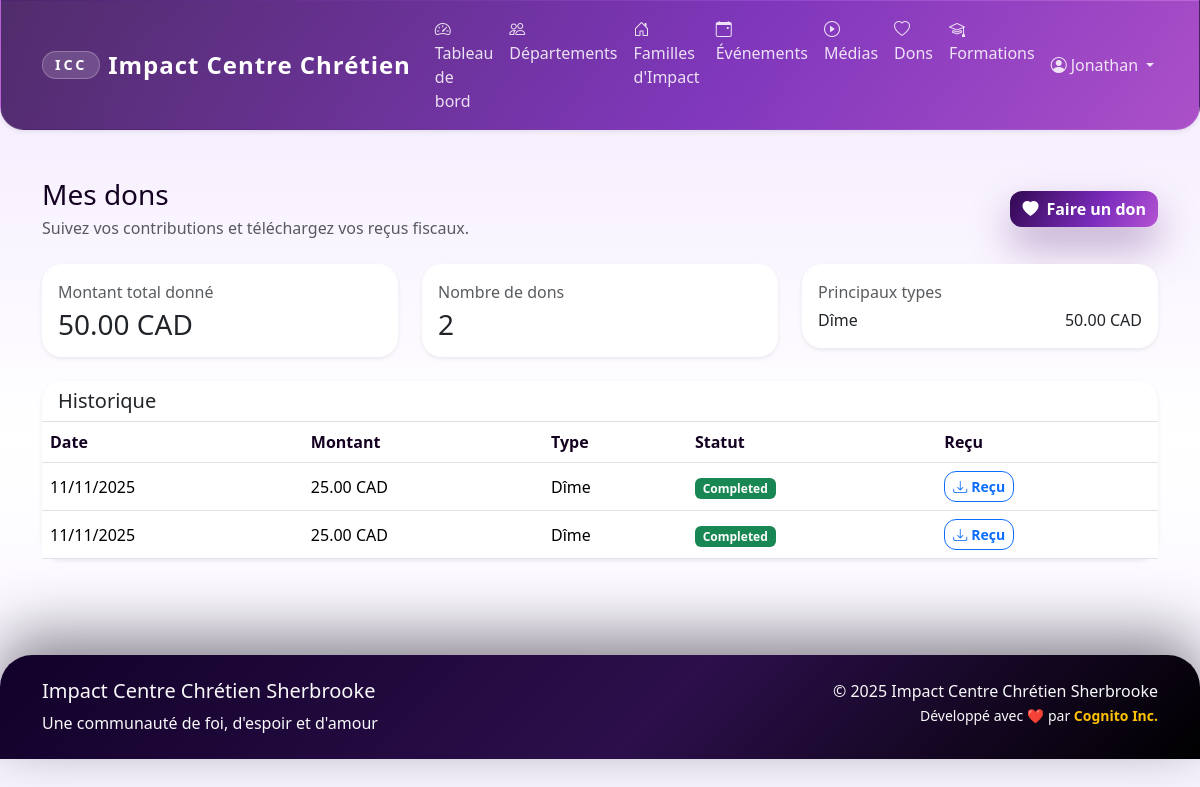
Screenshot of /donations/history (signed in) with the database file from the repository.
### app/models/user.py (models this page shows, shortened)
class User(UserMixin, db.Model):
    __tablename__ = 'users'
    id = db.Column(db.Integer, primary_key=True)
    email = db.Column(db.String(120), unique=True, nullable=False, index=True)
    password_hash = db.Column(db.String(255), nullable=False)
    first_name = db.Column(db.String(50), nullable=False)
    last_name = db.Column(db.String(50), nullable=False)
    phone = db.Column(db.String(20))
    address = db.Column(db.Text)
    birth_date = db.Column(db.Date)
    gender = db.Column(db.String(10))  # 'M', 'F', 'Autre'
    marital_status = db.Column(db.String(20))  # 'Célibataire', 'Marié(e)', 'Divorcé(e)', 'Veuf/Veuve'
    membership_status = db.Column(db.String(20), default='Nouveau')  # 'Nouveau', 'En formation', 'Baptisé', 'Membre officiel'
    church_role = db.Column(db.String(100))  # 'Choriste', 'Intercesseur', etc.
    role = db.Column(db.String(20), default='Membre')  # 'Admin', 'Responsable Département', 'Responsable Famille', 'Membre'
    is_active = db.Column(db.Boolean, default=True)
    created_at = db.Column(db.DateTime, default=datetime.utcnow)
    updated_at = db.Column(db.DateTime, default=datetime.utcnow, onupdate=datetime.utcnow)
    department_memberships = db.relationship('DepartmentMember', back_populates='user', cascade='all, delete-orphan')
    family_memberships = db.relationship('FamilyMember', back_populates='user', cascade='all, delete-orphan')
    event_participations = db.relationship('EventParticipant', back_populates='user', cascade='all, delete-orphan')
    donations = db.relationship('Donation', back_populates='user', cascade='all, delete-orphan')
    def is_admin(self):
        return self.role == 'Admin'

### app/models/donation.py (models this page shows, shortened)
class Donation(db.Model):
    __tablename__ = 'donations'
    id = db.Column(db.Integer, primary_key=True)
    user_id = db.Column(db.Integer, db.ForeignKey('users.id'), nullable=False)
    amount = db.Column(Numeric(10, 2), nullable=False)
    currency = db.Column(db.String(3), default='CAD')
    donation_type = db.Column(db.String(50), default='Dîme')  # 'Dîme', 'Offrande', 'Mission', 'Construction', 'Autre'
    purpose = db.Column(db.String(200))  # Description spécifique du don
    payment_method = db.Column(db.String(50))  # 'Stripe', 'PayPal', 'Cash', 'Check'
    payment_id = db.Column(db.String(100))  # ID de transaction externe
    payment_status = db.Column(db.String(20), default='Pending')  # 'Pending', 'Completed', 'Failed', 'Refunded'
    receipt_number = db.Column(db.String(50), unique=True)
    is_tax_deductible = db.Column(db.Boolean, default=True)
    receipt_sent = db.Column(db.Boolean, default=False)
    receipt_sent_at = db.Column(db.DateTime)
    donation_date = db.Column(db.DateTime, default=datetime.utcnow)
    processed_at = db.Column(db.DateTime)
    notes = db.Column(db.Text)
    is_anonymous = db.Column(db.Boolean, default=False)
    created_at = db.Column(db.DateTime, default=datetime.utcnow)
    updated_at = db.Column(db.DateTime, default=datetime.utcnow, onupdate=datetime.utcnow)
    user = db.relationship('User', back_populates='donations')
    @property
    def formatted_amount(self):
        return f"{self.amount:.2f} {self.currency}"

### app/routes/donations.py (the view)
@donations_bp.route('/history')
@login_required
def history():
    donations = Donation.query.filter_by(user_id=current_user.id).order_by(
        db.desc(Donation.donation_date)
    ).all()
    total_donated = db.session.query(db.func.sum(Donation.amount)).filter_by(
        user_id=current_user.id,
        payment_status='Completed'
    ).scalar() or Decimal('0')
    donations_count = len([d for d in donations if d.payment_status == 'Completed'])
    donations_by_type = {}
    for donation in donations:
        if donation.payment_status == 'Completed':
            if donation.donation_type not in donations_by_type:
                donations_by_type[donation.donation_type] = Decimal('0')
            donations_by_type[donation.donation_type] += donation.amount
    stats = {
        'total_donated': total_donated,
        'donations_count': donations_count,
        'donations_by_type': donations_by_type
    }
    return render_template('donations/history.html',
                         donations=donations,
                         stats=stats)

### app/templates/donations/history.html (shortened to what this page needs)
{% extends "base.html" %}
{% block content %}
<div class="container py-4">
    <div class="d-flex flex-wrap justify-content-between align-items-center mb-4">
        <div>
            <h1 class="h3 mb-1">Mes dons</h1>
            <p class="text-muted mb-0">Suivez vos contributions et téléchargez vos reçus fiscaux.</p>
        </div>
        <div class="d-flex gap-2 mt-3 mt-md-0">
            <a href="{{ url_for('donations.donate') }}" class="btn btn-brand-gradient">
                <i class="bi bi-heart-fill me-2"></i>Faire un don
            </a>
        </div>
    </div>
    <div class="row g-4 mb-4">
        <div class="col-md-4">
            <div class="card border-0 shadow-sm">
                <div class="card-body">
                    <p class="text-muted mb-1">Montant total donné</p>
                    <h2 class="h3 mb-0">{{ '%0.2f'|format(stats.total_donated) }} CAD</h2>
                </div>
            </div>
        </div>
        <div class="col-md-4">
            <div class="card border-0 shadow-sm">
                <div class="card-body">
                    <p class="text-muted mb-1">Nombre de dons</p>
                    <h2 class="h3 mb-0">{{ stats.donations_count }}</h2>
                </div>
            </div>
        </div>
        <div class="col-md-4">
            <div class="card border-0 shadow-sm">
                <div class="card-body">
                    <p class="text-muted mb-1">Principaux types</p>
                    {% if stats.donations_by_type %}
                        {% for type, amount in stats.donations_by_type.items() %}
                        <div class="d-flex justify-content-between">
                            <span>{{ type }}</span>
                            <span>{{ '%0.2f'|format(amount) }} CAD</span>
                        </div>
                        {% endfor %}
                    {% else %}
                        <p class="text-muted mb-0">Aucune donnée</p>
                    {% endif %}
                </div>
            </div>
        </div>
    </div>
    <div class="card border-0 shadow-sm">
        <div class="card-header bg-transparent d-flex justify-content-between align-items-center">
            <h2 class="h5 mb-0">Historique</h2>
        </div>
        <div class="table-responsive">
            <table class="table align-middle mb-0">
                <thead>
                    <tr>
                        <th>Date</th>
                        <th>Montant</th>
                        <th>Type</th>
                        <th>Statut</th>
                        <th>Reçu</th>
                    </tr>
                </thead>
                <tbody>
                    {% for donation in donations %}
                    <tr>
                        <td>{{ donation.donation_date.strftime('%d/%m/%Y') if donation.donation_date else '-' }}</td>
                        <td>{{ donation.formatted_amount }}</td>
                        <td>{{ donation.donation_type }}</td>
                        <td>
                            <span class="badge {{ 'bg-success' if donation.payment_status == 'Completed' else 'bg-secondary' }}">
                                {{ donation.payment_status }}
                            </span>
                        </td>
                        <td>
                            {% if donation.payment_status == 'Completed' %}
                            <a href="{{ url_for('donations.receipt', donation_id=donation.id) }}" class="btn btn-sm btn-outline-primary">
                                <i class="bi bi-download me-1"></i>Reçu
                            </a>
                            {% else %}
                            <span class="text-muted">-</span>
                            {% endif %}
                        </td>
                    </tr>
                    {% else %}
                    <tr>
                        <td colspan="5" class="text-center text-muted py-4">
                            Aucun don enregistré pour l’instant.
                        </td>
                    </tr>
                    {% endfor %}
                </tbody>
            </table>
        </div>
    </div>
</div>
{% endblock %}

### app/templates/base.html (shortened to what this page needs)
<!DOCTYPE html>
<html lang="fr">
<head>
    <link href="https://cdn.jsdelivr.net/npm/bootstrap@5.3.2/dist/css/bootstrap.min.css" rel="stylesheet">
    <link href="https://cdn.jsdelivr.net/npm/bootstrap-icons@1.11.1/font/bootstrap-icons.css" rel="stylesheet">
    <link href="https://unpkg.com/aos@2.3.1/dist/aos.css" rel="stylesheet">
    <link href="{{ url_for('static', filename='css/style.css') }}" rel="stylesheet">
</head>
<body>
    <nav class="navbar navbar-expand-lg navbar-dark icc-navbar shadow-sm">
        <div class="container">
            <a class="navbar-brand fw-bold d-flex align-items-center" href="{{ url_for('main.index') }}">
                <span class="brand-mark me-2">ICC</span>
                Impact Centre Chrétien
            </a>
            <div class="collapse navbar-collapse" id="navbarNav">
                <ul class="navbar-nav me-auto">
                    {% if current_user.is_authenticated %}
                        <li class="nav-item">
                            <a class="nav-link" href="{{ url_for('main.dashboard') }}">
                                <i class="bi bi-speedometer2 me-1"></i>Tableau de bord
                            </a>
                        </li>
                        <li class="nav-item">
                            <a class="nav-link" href="{{ url_for('departments.list') }}">
                                <i class="bi bi-people me-1"></i>Départements
                            </a>
                        </li>
                        <li class="nav-item">
                            <a class="nav-link" href="{{ url_for('families.list') }}">
                                <i class="bi bi-house-door me-1"></i>Familles d'Impact
                            </a>
                        </li>
                        <li class="nav-item">
                            <a class="nav-link" href="{{ url_for('events.list') }}">
                                <i class="bi bi-calendar-event me-1"></i>Événements
                            </a>
                        </li>
                        <li class="nav-item">
                            <a class="nav-link" href="{{ url_for('media.list') }}">
                                <i class="bi bi-play-circle me-1"></i>Médias
                            </a>
                        </li>
                        <li class="nav-item">
                            <a class="nav-link" href="{{ url_for('donations.donate') }}">
                                <i class="bi bi-heart me-1"></i>Dons
                            </a>
                        </li>
                        <li class="nav-item">
                            <a class="nav-link" href="{{ url_for('formations.index') }}">
                                <i class="bi bi-mortarboard me-1"></i>Formations
                            </a>
                        </li>
                    {% endif %}
                </ul>
                <ul class="navbar-nav">
                    {% if current_user.is_authenticated %}
                        <li class="nav-item dropdown">
                            <a class="nav-link dropdown-toggle" href="#" role="button" data-bs-toggle="dropdown">
                                <i class="bi bi-person-circle me-1"></i>{{ current_user.first_name }}
                            </a>
                        </li>
                    {% endif %}
                </ul>
            </div>
        </div>
    </nav>
    <main class="container-fluid py-4">
        {% block content %}{% endblock %}
    </main>
    <footer class="icc-footer text-light py-4 mt-5">
        <div class="container">
            <div class="row">
                <div class="col-md-6">
                    <h5>Impact Centre Chrétien Sherbrooke</h5>
                    <p class="mb-0">Une communauté de foi, d'espoir et d'amour</p>
                </div>
                <div class="col-md-6 text-md-end">
                    <p class="mb-0">&copy; {{ current_year() }} Impact Centre Chrétien Sherbrooke</p>
                    <small class="text-light">Développé avec ❤️ par <a href="https://cognito-inc.ca" target="_blank" rel="noopener" class="text-decoration-none text-warning fw-bold">Cognito Inc.</a></small>
                </div>
            </div>
        </div>
    </footer>
</body>
</html>

### app/static/css/style.css (style rules this page uses)
:root { --primary-color: #4b0f6a; --secondary-color: #7c2cbd; --success-color: #00c2c7; --warning-color: #ffc857; --danger-color: #ff5f7e; --info-color: #8ad8ff; --light-color: #f7efff; --dark-color: #140021; --brand-gradient: linear-gradient(120deg, #320852, #7c2cbd 60%, #b454d2); --brand-gold: #ffc857; --brand-teal: #00c2c7; --brand-berry: #ff5f7e; --brand-midnight: #080010; --brand-soft: #f3e9ff; --glass-border: rgba(255, 255, 255, 0.35); --surface-shadow: 0 25px 60px rgba(26, 9, 45, 0.15); --bs-primary: var(--primary-color); --bs-secondary: var(--secondary-color); --bs-success: var(--success-color); --bs-info: var(--info-color); --bs-warning: var(--warning-color); --bs-danger: var(--danger-color); --bs-light: var(--light-color); --bs-dark: var(--dark-color); }
body { font-family: 'Segoe UI', Tahoma, Geneva, Verdana, sans-serif; background: linear-gradient(180deg, var(--brand-soft) 0%, #ffffff 55%, #f7f2ff 100%); color: var(--dark-color); min-height: 100vh; }
.icc-navbar { background: radial-gradient(circle at top left, rgba(255, 255, 255, 0.15), rgba(9, 2, 25, 0.05)) no-repeat, var(--brand-gradient); border: 1px solid rgba(255, 255, 255, 0.1); border-radius: 0 0 1.5rem 1.5rem; backdrop-filter: blur(6px); }
.icc-navbar .nav-link { font-weight: 500; color: rgba(255, 255, 255, 0.85); transition: color 0.2s ease; }
.navbar-brand { font-size: 1.5rem; letter-spacing: 0.04em; }
.brand-mark { display: inline-flex; align-items: center; justify-content: center; padding: 0.15rem 0.75rem; border-radius: 999px; background: rgba(255, 255, 255, 0.15); border: 1px solid rgba(255, 255, 255, 0.25); font-size: 0.9rem; letter-spacing: 0.2em; }
.btn { border-radius: 0.75rem; font-weight: 600; }
.btn-brand-gradient { background: var(--brand-gradient); border: none; color: #fff; box-shadow: 0 20px 40px rgba(75, 15, 106, 0.35); }
.card { border: 1px solid rgba(20, 0, 33, 0.06); border-radius: 1.25rem; box-shadow: 0 20px 50px rgba(15, 6, 26, 0.08); transition: transform 0.2s ease, box-shadow 0.2s ease; background-color: #fff; }
.card-header { background-color: var(--light-color); border-bottom: 1px solid rgba(0, 0, 0, 0.125); font-weight: 600; }
.table { background-color: white; }
.table th { border-top: none; font-weight: 600; color: var(--dark-color); }
.icc-footer { background: linear-gradient(135deg, #120129, #2c0f4b 55%, #000); border-radius: 2rem 2rem 0 0; box-shadow: 0 -20px 60px rgba(8, 0, 16, 0.45); }
.btn-brand-gradient { animation: pulse 2s infinite; }

### rows the page displays
User: first_name "Jonathan"
Donation: donation_type "Dîme", amount "50.00", donation_date "11/11/2025", formatted_amount "25.00 CAD", payment_status "Completed"
Donation: donation_date "11/11/2025", formatted_amount "25.00 CAD", donation_type "Dîme", payment_status "Completed"

### other values shown
{{ '%0.2f'|format(stats.total_donated) }} "50.00"
{{ stats.donations_count }} "2"
{{ current_year() }} "2025"
